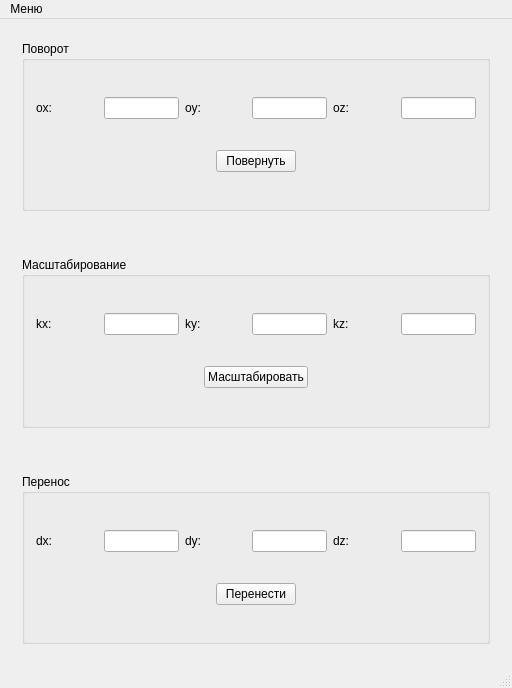
<?xml version="1.0" encoding="UTF-8"?>
<ui version="4.0">
 <class>MainWindow</class>
 <widget class="QMainWindow" name="MainWindow">
  <property name="geometry">
   <rect>
    <x>0</x>
    <y>0</y>
    <width>512</width>
    <height>688</height>
   </rect>
  </property>
  <property name="windowTitle">
   <string>MainWindow</string>
  </property>
  <widget class="QWidget" name="centralWidget">
   <layout class="QHBoxLayout" name="horizontalLayout">
    <item>
     <widget class="QWidget" name="widgetOperations" native="true">
      <layout class="QVBoxLayout" name="verticalLayout">
       <item>
        <widget class="QGroupBox" name="groupBoxRotate">
         <property name="title">
          <string>Поворот</string>
         </property>
         <layout class="QVBoxLayout" name="verticalLayout_2">
          <item>
           <layout class="QHBoxLayout" name="horizontalLayoutRotate">
            <item>
             <widget class="QLabel" name="labelRotOx">
              <property name="text">
               <string>ox:</string>
              </property>
             </widget>
            </item>
            <item>
             <widget class="QLineEdit" name="lineEditRotOx">
              <property name="sizePolicy">
               <sizepolicy hsizetype="Fixed" vsizetype="Fixed">
                <horstretch>0</horstretch>
                <verstretch>0</verstretch>
               </sizepolicy>
              </property>
              <property name="maximumSize">
               <size>
                <width>75</width>
                <height>16777215</height>
               </size>
              </property>
             </widget>
            </item>
            <item>
             <widget class="QLabel" name="labelRotOy">
              <property name="text">
               <string>oy:</string>
              </property>
             </widget>
            </item>
            <item>
             <widget class="QLineEdit" name="lineEditRotOy">
              <property name="sizePolicy">
               <sizepolicy hsizetype="Fixed" vsizetype="Fixed">
                <horstretch>0</horstretch>
                <verstretch>0</verstretch>
               </sizepolicy>
              </property>
              <property name="maximumSize">
               <size>
                <width>75</width>
                <height>16777215</height>
               </size>
              </property>
             </widget>
            </item>
            <item>
             <widget class="QLabel" name="labelRotOz">
              <property name="text">
               <string>oz:</string>
              </property>
             </widget>
            </item>
            <item>
             <widget class="QLineEdit" name="lineEditRotOz">
              <property name="sizePolicy">
               <sizepolicy hsizetype="Fixed" vsizetype="Fixed">
                <horstretch>0</horstretch>
                <verstretch>0</verstretch>
               </sizepolicy>
              </property>
              <property name="maximumSize">
               <size>
                <width>75</width>
                <height>16777215</height>
               </size>
              </property>
             </widget>
            </item>
           </layout>
          </item>
          <item alignment="Qt::AlignHCenter">
           <widget class="QPushButton" name="pushButtonRotate">
            <property name="sizePolicy">
             <sizepolicy hsizetype="Fixed" vsizetype="Fixed">
              <horstretch>0</horstretch>
              <verstretch>0</verstretch>
             </sizepolicy>
            </property>
            <property name="text">
             <string>Повернуть</string>
            </property>
           </widget>
          </item>
         </layout>
        </widget>
       </item>
       <item>
        <spacer name="verticalSpacer">
         <property name="orientation">
          <enum>Qt::Vertical</enum>
         </property>
         <property name="sizeType">
          <enum>QSizePolicy::Fixed</enum>
         </property>
         <property name="sizeHint" stdset="0">
          <size>
           <width>20</width>
           <height>40</height>
          </size>
         </property>
        </spacer>
       </item>
       <item>
        <widget class="QGroupBox" name="groupBoxScale">
         <property name="title">
          <string>Масштабирование</string>
         </property>
         <layout class="QVBoxLayout" name="verticalLayout_3">
          <item>
           <layout class="QHBoxLayout" name="horizontalLayoutScale">
            <item>
             <widget class="QLabel" name="labelScaleKx">
              <property name="text">
               <string>kx:</string>
              </property>
             </widget>
            </item>
            <item>
             <widget class="QLineEdit" name="lineEditScaleKx">
              <property name="sizePolicy">
               <sizepolicy hsizetype="Fixed" vsizetype="Fixed">
                <horstretch>0</horstretch>
                <verstretch>0</verstretch>
               </sizepolicy>
              </property>
              <property name="maximumSize">
               <size>
                <width>75</width>
                <height>16777215</height>
               </size>
              </property>
             </widget>
            </item>
            <item>
             <widget class="QLabel" name="labelScaleKy">
              <property name="text">
               <string>ky:</string>
              </property>
             </widget>
            </item>
            <item>
             <widget class="QLineEdit" name="lineEditScaleKy">
              <property name="sizePolicy">
               <sizepolicy hsizetype="Fixed" vsizetype="Fixed">
                <horstretch>0</horstretch>
                <verstretch>0</verstretch>
               </sizepolicy>
              </property>
              <property name="maximumSize">
               <size>
                <width>75</width>
                <height>16777215</height>
               </size>
              </property>
             </widget>
            </item>
            <item>
             <widget class="QLabel" name="labelScaleKz">
              <property name="text">
               <string>kz:</string>
              </property>
             </widget>
            </item>
            <item>
             <widget class="QLineEdit" name="lineEditScaleKz">
              <property name="sizePolicy">
               <sizepolicy hsizetype="Fixed" vsizetype="Fixed">
                <horstretch>0</horstretch>
                <verstretch>0</verstretch>
               </sizepolicy>
              </property>
              <property name="maximumSize">
               <size>
                <width>75</width>
                <height>16777215</height>
               </size>
              </property>
             </widget>
            </item>
           </layout>
          </item>
          <item alignment="Qt::AlignHCenter">
           <widget class="QPushButton" name="pushButtonScale">
            <property name="sizePolicy">
             <sizepolicy hsizetype="Fixed" vsizetype="Fixed">
              <horstretch>0</horstretch>
              <verstretch>0</verstretch>
             </sizepolicy>
            </property>
            <property name="text">
             <string>Масштабировать</string>
            </property>
           </widget>
          </item>
         </layout>
        </widget>
       </item>
       <item>
        <spacer name="verticalSpacer_2">
         <property name="orientation">
          <enum>Qt::Vertical</enum>
         </property>
         <property name="sizeType">
          <enum>QSizePolicy::Fixed</enum>
         </property>
         <property name="sizeHint" stdset="0">
          <size>
           <width>20</width>
           <height>40</height>
          </size>
         </property>
        </spacer>
       </item>
       <item>
        <widget class="QGroupBox" name="groupBoxMoving">
         <property name="title">
          <string>Перенос</string>
         </property>
         <layout class="QVBoxLayout" name="verticalLayout_4">
          <item>
           <layout class="QHBoxLayout" name="horizontalLayoutMoving">
            <item>
             <widget class="QLabel" name="labelMoveDx">
              <property name="text">
               <string>dx:</string>
              </property>
             </widget>
            </item>
            <item>
             <widget class="QLineEdit" name="lineEditMoveDx">
              <property name="sizePolicy">
               <sizepolicy hsizetype="Fixed" vsizetype="Fixed">
                <horstretch>0</horstretch>
                <verstretch>0</verstretch>
               </sizepolicy>
              </property>
              <property name="maximumSize">
               <size>
                <width>75</width>
                <height>16777215</height>
               </size>
              </property>
             </widget>
            </item>
            <item>
             <widget class="QLabel" name="labelMoveDy">
              <property name="text">
               <string>dy:</string>
              </property>
             </widget>
            </item>
            <item>
             <widget class="QLineEdit" name="lineEditMoveDy">
              <property name="sizePolicy">
               <sizepolicy hsizetype="Fixed" vsizetype="Fixed">
                <horstretch>0</horstretch>
                <verstretch>0</verstretch>
               </sizepolicy>
              </property>
              <property name="maximumSize">
               <size>
                <width>75</width>
                <height>16777215</height>
               </size>
              </property>
             </widget>
            </item>
            <item>
             <widget class="QLabel" name="labelMoveDz">
              <property name="text">
               <string>dz:</string>
              </property>
             </widget>
            </item>
            <item>
             <widget class="QLineEdit" name="lineEditMoveDz">
              <property name="sizePolicy">
               <sizepolicy hsizetype="Fixed" vsizetype="Fixed">
                <horstretch>0</horstretch>
                <verstretch>0</verstretch>
               </sizepolicy>
              </property>
              <property name="maximumSize">
               <size>
                <width>75</width>
                <height>16777215</height>
               </size>
              </property>
             </widget>
            </item>
           </layout>
          </item>
          <item alignment="Qt::AlignHCenter">
           <widget class="QPushButton" name="pushButtonMoving">
            <property name="sizePolicy">
             <sizepolicy hsizetype="Fixed" vsizetype="Fixed">
              <horstretch>0</horstretch>
              <verstretch>0</verstretch>
             </sizepolicy>
            </property>
            <property name="text">
             <string>Перенести</string>
            </property>
           </widget>
          </item>
         </layout>
        </widget>
       </item>
      </layout>
     </widget>
    </item>
   </layout>
  </widget>
  <widget class="QMenuBar" name="menuBar">
   <property name="geometry">
    <rect>
     <x>0</x>
     <y>0</y>
     <width>512</width>
     <height>22</height>
    </rect>
   </property>
   <widget class="QMenu" name="menu">
    <property name="title">
     <string>Меню</string>
    </property>
    <addaction name="actionOpen"/>
    <addaction name="actionSave"/>
   </widget>
   <addaction name="menu"/>
  </widget>
  <widget class="QStatusBar" name="statusBar"/>
  <action name="actionOpen">
   <property name="text">
    <string>Открыть файл</string>
   </property>
  </action>
  <action name="actionSave">
   <property name="text">
    <string>Сохранить модель</string>
   </property>
  </action>
 </widget>
 <layoutdefault spacing="6" margin="11"/>
 <resources/>
 <connections/>
</ui>
